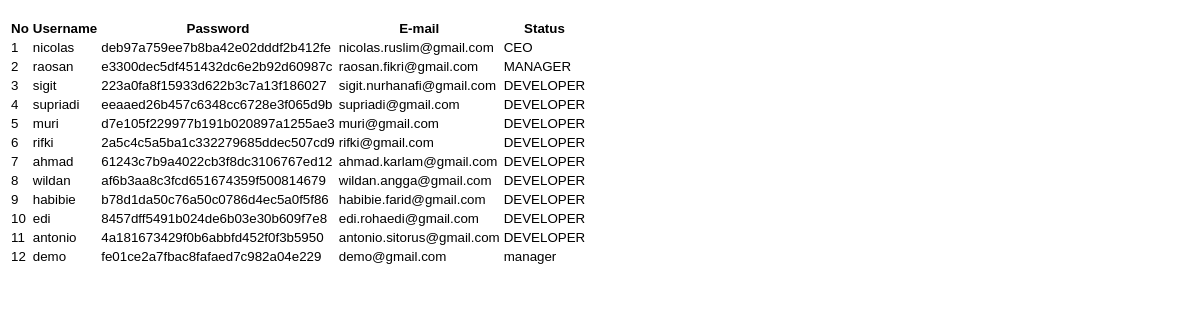
Page /admin/ldatauser.php on the earlier database version.
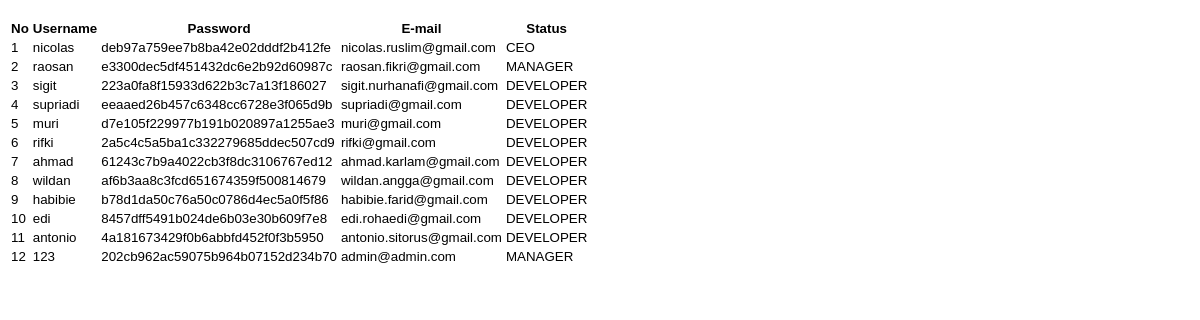
Same page on the later database version.
### tables this page shows
CREATE TABLE IF NOT EXISTS `user` (
`id_user` int(11) NOT NULL,
  `nip` varchar(20) DEFAULT NULL,
  `nama` varchar(100) NOT NULL,
  `username` char(30) NOT NULL,
  `password` varchar(45) NOT NULL,
  `email` varchar(30) NOT NULL,
  `status` varchar(20) NOT NULL
);

### admin/ldatauser.php (the view, shortened to what this page needs)
<!DOCTYPE html>
<html lang="en">
	<head>
		<link rel="stylesheet" type="text/css" href="../assets/css/style.css">
	</head>
	<body>
		<div class="table-responsive" id="table">
			<table class="table table-striped">
				<tr>
					<th>No</th>
					<th>Username</th>
					<th>Password</th>
					<th>E-mail</th>
					<th>Status</th>
				</tr>
				<?php
					$sql = mysql_query("SELECT * FROM user");
					$no = 1;
					while ($data = mysql_fetch_assoc($sql))
					{
				?>
					<tr>
						<td><?php echo $no;?></td>
						<td><?php echo $data['username']; ?></td>
						<td><?php echo $data['password']; ?></td>
						<td><?php echo $data['email']; ?></td>
						<td><?php echo $data['status']; ?></td>
					</tr>
				<?php
					$no++;
					}
				?>
			</table>
		</div>
	</body>
</html>

Differences in the rows shown:
removed user: username "demo", password "fe01ce2a7fbac8fafaed7c982a04e229", email "demo@gmail.com", status "manager"
added user: username "123", password "202cb962ac59075b964b07152d234b70", email "admin@admin.com", status "MANAGER"
